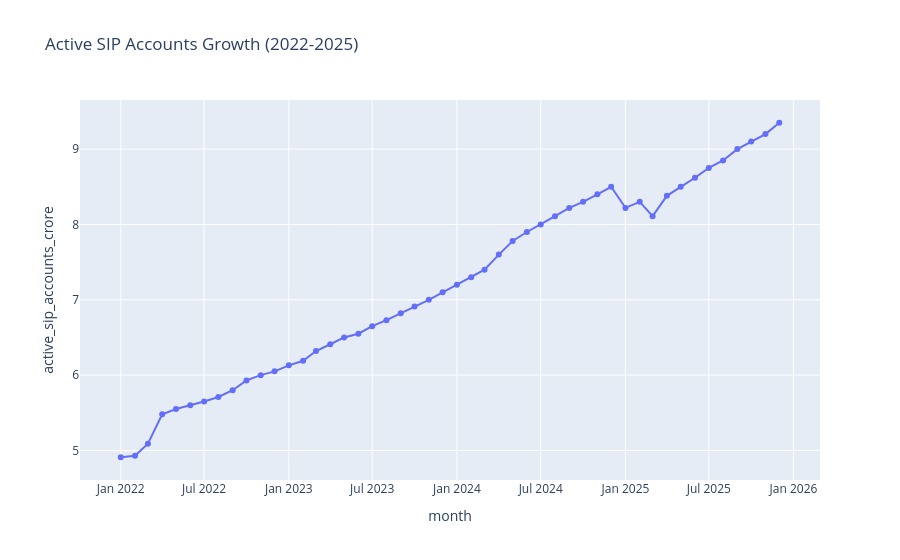

Write notebook code for a chart like this one.
### Markdown cell above
# Sector Allocation Analysis
# Insight 11: Banking, IT, and Pharma dominate equity fund allocations
The sector allocation donut chart shows that Banking (19.2%), IT (13.4%), and Pharma (12.0%) together account for a significant share of total portfolio holdings. This suggests that fund managers favor sectors with strong market capitalization, earnings potential, and long-term growth prospects while maintaining diversification across other industries.
**Chart Reference:** Sector Allocation Across Equity Funds

### Code cell
import pandas as pd
import plotly.express as px

df = pd.read_csv('../data/processed/04_monthly_sip_inflows_cleaned.csv')

df['month'] = pd.to_datetime(df['month'])

fig = px.line(df,x='month',y='active_sip_accounts_crore',title='Active SIP Accounts Growth (2022-2025)',markers=True)
fig.show()

### Figure 1 — Plotly figure (JSON) as saved in the notebook; plotly's stock layout.template omitted (floating-point values rounded to 4 significant figures)
{"data": [{"hovertemplate": "month=%{x}<br>active_sip_accounts_crore=%{y}<extra></extra>", "legendgroup": "", "line": {"color": "#636efa", "dash": "solid"}, "marker": {"symbol": "circle"}, "mode": "lines+markers", "name": "", "orientation": "v", "showlegend": false, "type": "scatter", "x": ["2022-01-01T00:00:00.000000000", "2022-02-01T00:00:00.000000000", "2022-03-01T00:00:00.000000000", "2022-04-01T00:00:00.000000000", "2022-05-01T00:00:00.000000000", "2022-06-01T00:00:00.000000000", "2022-07-01T00:00:00.000000000", "2022-08-01T00:00:00.000000000", "2022-09-01T00:00:00.000000000", "2022-10-01T00:00:00.000000000", "2022-11-01T00:00:00.000000000", "2022-12-01T00:00:00.000000000", "2023-01-01T00:00:00.000000000", "2023-02-01T00:00:00.000000000", "2023-03-01T00:00:00.000000000", "2023-04-01T00:00:00.000000000", "2023-05-01T00:00:00.000000000", "2023-06-01T00:00:00.000000000", "2023-07-01T00:00:00.000000000", "2023-08-01T00:00:00.000000000", "2023-09-01T00:00:00.000000000", "2023-10-01T00:00:00.000000000", "2023-11-01T00:00:00.000000000", "2023-12-01T00:00:00.000000000", "2024-01-01T00:00:00.000000000", "2024-02-01T00:00:00.000000000", "2024-03-01T00:00:00.000000000", "2024-04-01T00:00:00.000000000", "2024-05-01T00:00:00.000000000", "2024-06-01T00:00:00.000000000", "2024-07-01T00:00:00.000000000", "2024-08-01T00:00:00.000000000", "2024-09-01T00:00:00.000000000", "2024-10-01T00:00:00.000000000", "2024-11-01T00:00:00.000000000", "2024-12-01T00:00:00.000000000", "2025-01-01T00:00:00.000000000", "2025-02-01T00:00:00.000000000", "2025-03-01T00:00:00.000000000", "2025-04-01T00:00:00.000000000", "2025-05-01T00:00:00.000000000", "2025-06-01T00:00:00.000000000", "2025-07-01T00:00:00.000000000", "2025-08-01T00:00:00.000000000", "2025-09-01T00:00:00.000000000", "2025-10-01T00:00:00.000000000", "2025-11-01T00:00:00.000000000", "2025-12-01T00:00:00.000000000"], "xaxis": "x", "y": [4.91, 4.93, 5.09, 5.48, 5.55, 5.6, 5.65, 5.71, 5.8, 5.93, 6.0, 6.05, 6.13, 6.19, 6.32, 6.41, 6.5, 6.55, 6.65, 6.73, 6.82, 6.91, 7.0, 7.1, 7.2, 7.3, 7.4, 7.6, 7.78, 7.9, 8.0, 8.11, 8.22, 8.3, 8.4, 8.5, 8.22, 8.3, 8.11, 8.38, 8.5, 8.62, 8.75, 8.85, 9.0, 9.1, 9.2, 9.35], "yaxis": "y"}], "layout": {"legend": {"tracegroupgap": 0}, "title": {"text": "Active SIP Accounts Growth (2022-2025)"}, "xaxis": {"anchor": "y", "domain": [0, 1], "title": {"text": "month"}}, "yaxis": {"anchor": "x", "domain": [0, 1], "title": {"text": "active_sip_accounts_crore"}}}}
